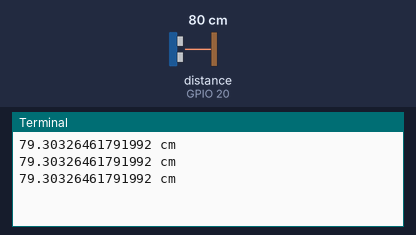
Simulated run of this program. Board: Raspberry Pi (BCM pin numbers). On the bench: the last lines printed to the terminal. The test bench sets the inputs (shaded band); at power-on: distance to the obstacle (sensor on GPIO 20) 80 cm. The echo pulse lasts 58.3 µs per cm; the clock reads 2024-03-15 10:24:30 at power-on unless the program sets it.

Above: at 1.2 s.
1.3 s: distance to the obstacle (sensor on GPIO 20) set to 2 cm
At 1.73 s:
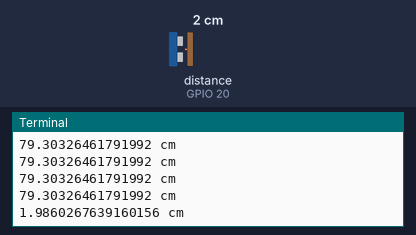
2.8 s: distance to the obstacle (sensor on GPIO 20) set to 4 cm
At 2.93 s:
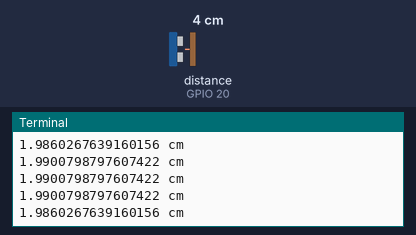
Timing chart, 0 to 5.8 s (numbered marks = the images above; inputs shaded):
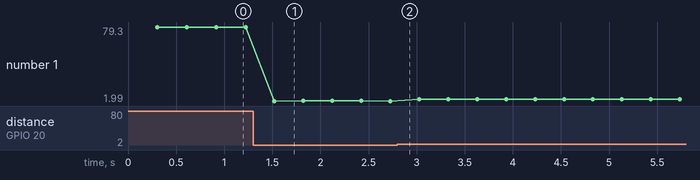

The program:

distance_print.py
```python
#!/usr/bin/env python
# -*- coding: utf-8 -*-

import RPi.GPIO as GPIO
import time

TRIG_PIN = 21
ECHO_PIN = 20

GPIO.setmode(GPIO.BCM)
GPIO.setup(TRIG_PIN,GPIO.OUT)
GPIO.setup(ECHO_PIN,GPIO.IN)

try:
    while True:
        GPIO.output(TRIG_PIN, GPIO.LOW)
        time.sleep(0.3)

        # 10us HIGH
        GPIO.output(TRIG_PIN, GPIO.HIGH)
        time.sleep(0.00001)
        GPIO.output(TRIG_PIN, GPIO.LOW)

        # ECHO_PINがHIGHの時間計測
        while GPIO.input(ECHO_PIN) == 0:
            pass

        start = time.time()

        while GPIO.input(ECHO_PIN) == 1:
            pass

        t = time.time() - start

        # 距離[cm] = (時間[s] / 2) * 音速[cm/s]
        v = 34000
        distance = (t / 2) * v
        print(distance, "cm")

except KeyboardInterrupt:
    pass

GPIO.cleanup()
```

Measured:
- after the input at 1.3 s, the terminal: prints a new line after 0.22 s (image 1)
- plotted number 1: 79.3 → 1.99 after the input at 1.3 s, 1.99 → 3.96 after the input at 2.8 s
